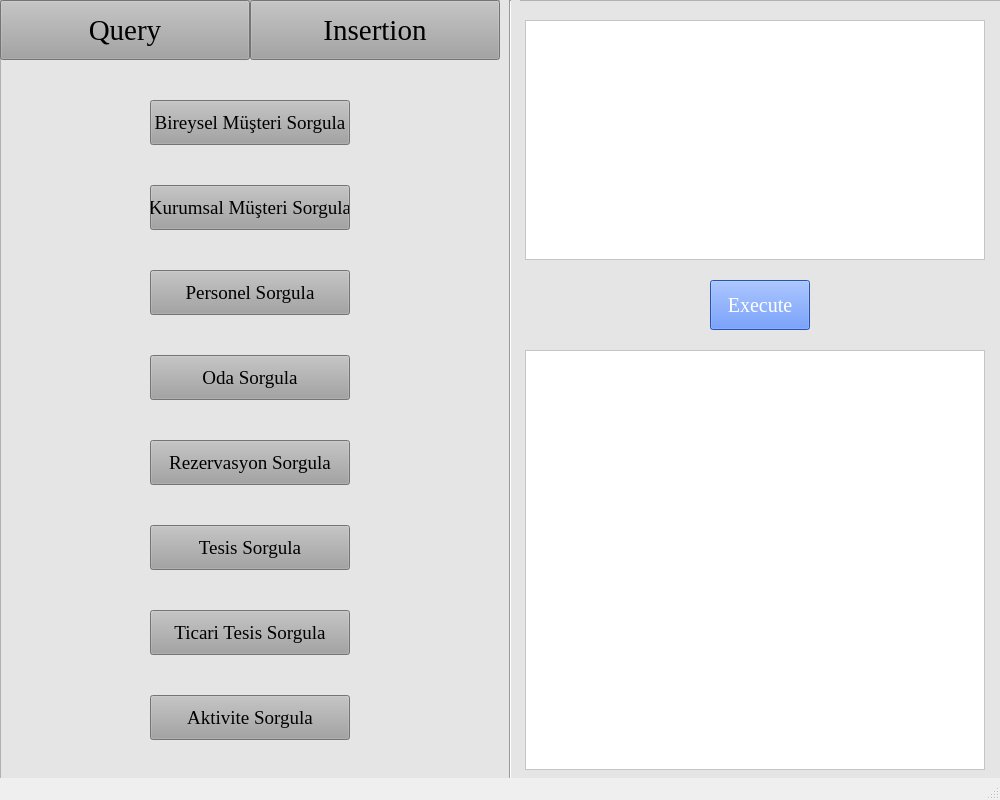
<?xml version="1.0" encoding="UTF-8"?>
<ui version="4.0">
 <class>MainWindow</class>
 <widget class="QMainWindow" name="MainWindow">
  <property name="geometry">
   <rect>
    <x>0</x>
    <y>0</y>
    <width>1000</width>
    <height>800</height>
   </rect>
  </property>
  <property name="windowTitle">
   <string>MainWindow</string>
  </property>
  <widget class="QWidget" name="centralwidget">
   <widget class="QFrame" name="frame_3">
    <property name="geometry">
     <rect>
      <x>0</x>
      <y>0</y>
      <width>1001</width>
      <height>800</height>
     </rect>
    </property>
    <property name="styleSheet">
     <string notr="true">background-color: rgb(229, 229, 229);</string>
    </property>
    <property name="frameShape">
     <enum>QFrame::StyledPanel</enum>
    </property>
    <property name="frameShadow">
     <enum>QFrame::Raised</enum>
    </property>
    <widget class="QPushButton" name="pushButton">
     <property name="geometry">
      <rect>
       <x>0</x>
       <y>0</y>
       <width>250</width>
       <height>60</height>
      </rect>
     </property>
     <property name="font">
      <font>
       <family>Times New Roman</family>
       <pointsize>22</pointsize>
      </font>
     </property>
     <property name="styleSheet">
      <string notr="true">background-color: rgb(163, 163, 163);</string>
     </property>
     <property name="text">
      <string>Query</string>
     </property>
    </widget>
    <widget class="QPushButton" name="pushButton_2">
     <property name="geometry">
      <rect>
       <x>250</x>
       <y>0</y>
       <width>250</width>
       <height>60</height>
      </rect>
     </property>
     <property name="font">
      <font>
       <family>Times New Roman</family>
       <pointsize>22</pointsize>
      </font>
     </property>
     <property name="styleSheet">
      <string notr="true">background-color: rgb(163, 163, 163);</string>
     </property>
     <property name="text">
      <string>Insertion</string>
     </property>
    </widget>
    <widget class="QPushButton" name="pushButton_3">
     <property name="geometry">
      <rect>
       <x>150</x>
       <y>100</y>
       <width>200</width>
       <height>45</height>
      </rect>
     </property>
     <property name="font">
      <font>
       <family>Times New Roman</family>
       <pointsize>14</pointsize>
      </font>
     </property>
     <property name="styleSheet">
      <string notr="true">background-color: rgb(163, 163, 163);</string>
     </property>
     <property name="text">
      <string>Bireysel Müşteri Sorgula</string>
     </property>
    </widget>
    <widget class="QPushButton" name="pushButton_4">
     <property name="geometry">
      <rect>
       <x>150</x>
       <y>185</y>
       <width>200</width>
       <height>45</height>
      </rect>
     </property>
     <property name="font">
      <font>
       <family>Times New Roman</family>
       <pointsize>14</pointsize>
      </font>
     </property>
     <property name="styleSheet">
      <string notr="true">background-color: rgb(163, 163, 163);</string>
     </property>
     <property name="text">
      <string>Kurumsal Müşteri Sorgula</string>
     </property>
    </widget>
    <widget class="QPushButton" name="pushButton_5">
     <property name="geometry">
      <rect>
       <x>150</x>
       <y>270</y>
       <width>200</width>
       <height>45</height>
      </rect>
     </property>
     <property name="font">
      <font>
       <family>Times New Roman</family>
       <pointsize>14</pointsize>
      </font>
     </property>
     <property name="styleSheet">
      <string notr="true">background-color: rgb(163, 163, 163);</string>
     </property>
     <property name="text">
      <string>Personel Sorgula</string>
     </property>
    </widget>
    <widget class="QPushButton" name="pushButton_6">
     <property name="geometry">
      <rect>
       <x>150</x>
       <y>355</y>
       <width>200</width>
       <height>45</height>
      </rect>
     </property>
     <property name="font">
      <font>
       <family>Times New Roman</family>
       <pointsize>14</pointsize>
      </font>
     </property>
     <property name="styleSheet">
      <string notr="true">background-color: rgb(163, 163, 163);</string>
     </property>
     <property name="text">
      <string>Oda Sorgula</string>
     </property>
    </widget>
    <widget class="QPushButton" name="pushButton_7">
     <property name="geometry">
      <rect>
       <x>150</x>
       <y>440</y>
       <width>200</width>
       <height>45</height>
      </rect>
     </property>
     <property name="font">
      <font>
       <family>Times New Roman</family>
       <pointsize>14</pointsize>
      </font>
     </property>
     <property name="styleSheet">
      <string notr="true">background-color: rgb(163, 163, 163);</string>
     </property>
     <property name="text">
      <string>Rezervasyon Sorgula</string>
     </property>
    </widget>
    <widget class="QPushButton" name="pushButton_8">
     <property name="geometry">
      <rect>
       <x>150</x>
       <y>525</y>
       <width>200</width>
       <height>45</height>
      </rect>
     </property>
     <property name="font">
      <font>
       <family>Times New Roman</family>
       <pointsize>14</pointsize>
      </font>
     </property>
     <property name="styleSheet">
      <string notr="true">background-color: rgb(163, 163, 163);</string>
     </property>
     <property name="text">
      <string>Tesis Sorgula</string>
     </property>
    </widget>
    <widget class="QPushButton" name="pushButton_9">
     <property name="geometry">
      <rect>
       <x>150</x>
       <y>610</y>
       <width>200</width>
       <height>45</height>
      </rect>
     </property>
     <property name="font">
      <font>
       <family>Times New Roman</family>
       <pointsize>14</pointsize>
      </font>
     </property>
     <property name="styleSheet">
      <string notr="true">background-color: rgb(163, 163, 163);</string>
     </property>
     <property name="text">
      <string>Ticari Tesis Sorgula</string>
     </property>
    </widget>
    <widget class="QPushButton" name="pushButton_10">
     <property name="geometry">
      <rect>
       <x>150</x>
       <y>695</y>
       <width>200</width>
       <height>45</height>
      </rect>
     </property>
     <property name="font">
      <font>
       <family>Times New Roman</family>
       <pointsize>14</pointsize>
      </font>
     </property>
     <property name="styleSheet">
      <string notr="true">background-color: rgb(163, 163, 163);</string>
     </property>
     <property name="text">
      <string>Aktivite Sorgula</string>
     </property>
    </widget>
    <widget class="QTextEdit" name="textEdit">
     <property name="geometry">
      <rect>
       <x>525</x>
       <y>20</y>
       <width>460</width>
       <height>240</height>
      </rect>
     </property>
     <property name="styleSheet">
      <string notr="true">background-color: rgb(255, 255, 255);</string>
     </property>
    </widget>
    <widget class="QPushButton" name="pushButton_11">
     <property name="geometry">
      <rect>
       <x>710</x>
       <y>280</y>
       <width>100</width>
       <height>50</height>
      </rect>
     </property>
     <property name="palette">
      <palette>
       <active>
        <colorrole role="WindowText">
         <brush brushstyle="SolidPattern">
          <color alpha="255">
           <red>255</red>
           <green>255</green>
           <blue>255</blue>
          </color>
         </brush>
        </colorrole>
        <colorrole role="Button">
         <brush brushstyle="SolidPattern">
          <color alpha="255">
           <red>56</red>
           <green>116</green>
           <blue>255</blue>
          </color>
         </brush>
        </colorrole>
        <colorrole role="Light">
         <brush brushstyle="SolidPattern">
          <color alpha="255">
           <red>51</red>
           <green>133</green>
           <blue>255</blue>
          </color>
         </brush>
        </colorrole>
        <colorrole role="Text">
         <brush brushstyle="SolidPattern">
          <color alpha="255">
           <red>255</red>
           <green>255</green>
           <blue>255</blue>
          </color>
         </brush>
        </colorrole>
        <colorrole role="ButtonText">
         <brush brushstyle="SolidPattern">
          <color alpha="255">
           <red>255</red>
           <green>255</green>
           <blue>255</blue>
          </color>
         </brush>
        </colorrole>
        <colorrole role="Base">
         <brush brushstyle="SolidPattern">
          <color alpha="255">
           <red>56</red>
           <green>116</green>
           <blue>255</blue>
          </color>
         </brush>
        </colorrole>
        <colorrole role="Window">
         <brush brushstyle="SolidPattern">
          <color alpha="255">
           <red>56</red>
           <green>116</green>
           <blue>255</blue>
          </color>
         </brush>
        </colorrole>
       </active>
       <inactive>
        <colorrole role="WindowText">
         <brush brushstyle="SolidPattern">
          <color alpha="255">
           <red>255</red>
           <green>255</green>
           <blue>255</blue>
          </color>
         </brush>
        </colorrole>
        <colorrole role="Button">
         <brush brushstyle="SolidPattern">
          <color alpha="255">
           <red>56</red>
           <green>116</green>
           <blue>255</blue>
          </color>
         </brush>
        </colorrole>
        <colorrole role="Light">
         <brush brushstyle="SolidPattern">
          <color alpha="255">
           <red>51</red>
           <green>133</green>
           <blue>255</blue>
          </color>
         </brush>
        </colorrole>
        <colorrole role="Text">
         <brush brushstyle="SolidPattern">
          <color alpha="255">
           <red>255</red>
           <green>255</green>
           <blue>255</blue>
          </color>
         </brush>
        </colorrole>
        <colorrole role="ButtonText">
         <brush brushstyle="SolidPattern">
          <color alpha="255">
           <red>255</red>
           <green>255</green>
           <blue>255</blue>
          </color>
         </brush>
        </colorrole>
        <colorrole role="Base">
         <brush brushstyle="SolidPattern">
          <color alpha="255">
           <red>56</red>
           <green>116</green>
           <blue>255</blue>
          </color>
         </brush>
        </colorrole>
        <colorrole role="Window">
         <brush brushstyle="SolidPattern">
          <color alpha="255">
           <red>56</red>
           <green>116</green>
           <blue>255</blue>
          </color>
         </brush>
        </colorrole>
       </inactive>
       <disabled>
        <colorrole role="WindowText">
         <brush brushstyle="SolidPattern">
          <color alpha="255">
           <red>255</red>
           <green>255</green>
           <blue>255</blue>
          </color>
         </brush>
        </colorrole>
        <colorrole role="Button">
         <brush brushstyle="SolidPattern">
          <color alpha="255">
           <red>56</red>
           <green>116</green>
           <blue>255</blue>
          </color>
         </brush>
        </colorrole>
        <colorrole role="Light">
         <brush brushstyle="SolidPattern">
          <color alpha="255">
           <red>51</red>
           <green>133</green>
           <blue>255</blue>
          </color>
         </brush>
        </colorrole>
        <colorrole role="Text">
         <brush brushstyle="SolidPattern">
          <color alpha="255">
           <red>255</red>
           <green>255</green>
           <blue>255</blue>
          </color>
         </brush>
        </colorrole>
        <colorrole role="ButtonText">
         <brush brushstyle="SolidPattern">
          <color alpha="255">
           <red>255</red>
           <green>255</green>
           <blue>255</blue>
          </color>
         </brush>
        </colorrole>
        <colorrole role="Base">
         <brush brushstyle="SolidPattern">
          <color alpha="255">
           <red>56</red>
           <green>116</green>
           <blue>255</blue>
          </color>
         </brush>
        </colorrole>
        <colorrole role="Window">
         <brush brushstyle="SolidPattern">
          <color alpha="255">
           <red>56</red>
           <green>116</green>
           <blue>255</blue>
          </color>
         </brush>
        </colorrole>
       </disabled>
      </palette>
     </property>
     <property name="font">
      <font>
       <family>Times New Roman</family>
       <pointsize>15</pointsize>
      </font>
     </property>
     <property name="styleSheet">
      <string notr="true">background-color: rgb(56, 116, 255);
color: rgb(255, 255, 255);</string>
     </property>
     <property name="text">
      <string>Execute</string>
     </property>
    </widget>
    <widget class="QTextEdit" name="textEdit_2">
     <property name="geometry">
      <rect>
       <x>525</x>
       <y>350</y>
       <width>460</width>
       <height>420</height>
      </rect>
     </property>
     <property name="styleSheet">
      <string notr="true">background-color: rgb(255, 255, 255);</string>
     </property>
     <property name="readOnly">
      <bool>true</bool>
     </property>
    </widget>
    <widget class="Line" name="line_2">
     <property name="geometry">
      <rect>
       <x>500</x>
       <y>0</y>
       <width>20</width>
       <height>811</height>
      </rect>
     </property>
     <property name="orientation">
      <enum>Qt::Vertical</enum>
     </property>
    </widget>
   </widget>
  </widget>
  <widget class="QStatusBar" name="statusbar"/>
 </widget>
 <resources/>
 <connections/>
</ui>
